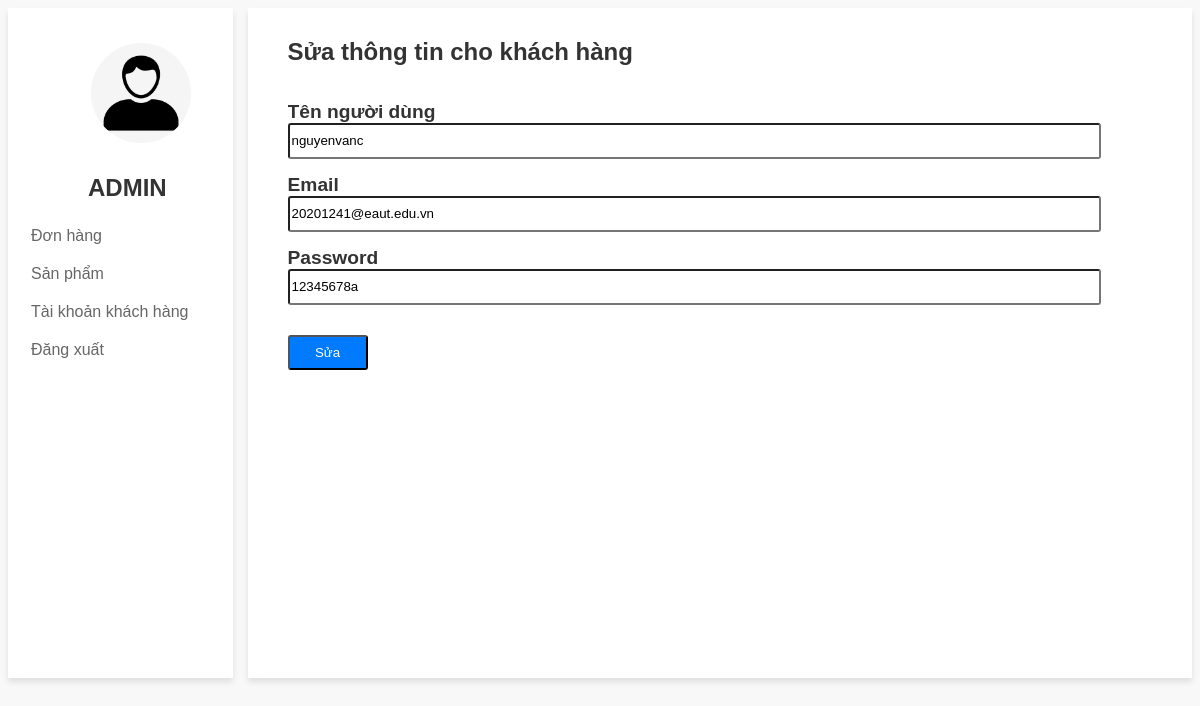
Page /INTERFACE/giaoDien/CRUD2/indexuser.php?page_layout=suauser&id=2 on the committed database.
### tables this page shows
CREATE TABLE `user` (
  `user_id` int(11) NOT NULL,
  `user_name` varchar(255) NOT NULL,
  `email` varchar(255) NOT NULL,
  `password` varchar(255) NOT NULL,
  `repassword` varchar(255) NOT NULL,
  `trang_thai` tinyint(1) NOT NULL
);

### INTERFACE/giaoDien/CRUD2/users/suauser.php (the view, shortened to what this page needs)
<?php
    $id = $_GET['id'];
    $sql_up = "SELECT * FROM user WHERE user_id = $id";
    $query_up = mysqli_query($connect, $sql_up);
    $row_up = mysqli_fetch_assoc($query_up);
?>
<div class="wapper_container">
    <div class="sidebar">
        <h2>
            <a href="admin.php">
                <img src="./img/adminn.jpg" alt="">
            </a>
            <h2 style="margin-left: 70px;" >ADMIN</h2>
        </h2>
        <ul>
            <li><a href="./sanpham/danhsach.php">Đơn hàng</a></li>
            <li><a href="index.php?page_layout=danhsach">Sản phẩm</a></li>
            <li><a href="indexuser.php?page_layout=lietke">Tài khoản khách hàng</a></li>
            <li><a href="../views/index.php">Đăng xuất</a></li>
        </ul>
    </div>
    <div class="container_add">
        <div class="card">
            <div class="card-header">
                <h2>Sửa thông tin cho khách hàng</h2>
            </div>
            <div class="card-body">
                <form method="POST" >
                    <div class="from-group">
                        <label for="">
                            Tên người dùng
                        </label>
                        <input type="text" class="form-control" name="user_name" required value="<?php echo $row_up['user_name']; ?>">
                    </div>
                    <div class="from-group">
                        <label for="">
                            Email
                        </label>
                        <input type="text" class="form-control" name="email" required value="<?php echo $row_up['email']; ?>">
                    </div>
                    <div class="from-group">
                        <label for="">
                            Password
                        </label>
                        <input type="text" class="form-control" name="password" required value="<?php echo $row_up['password']; ?>">
                    </div>
                    <button type="submit" class="btn btn-primary" name="sbm">Sửa</button>
                </form>
            </div>
        </div>
    </div>
</div>

### INTERFACE/giaoDien/CRUD2/mains.css (style rules this page uses)
body { font-family: Arial, sans-serif; color: #333; background-color: #f8f8f8; }
.wapper_container { display: flex; }
.container_add { margin-left: 15px; width: 1130px; padding: 10px; background-color: #fff; box-shadow: 0 4px 6px rgba(0, 0, 0, 0.1); height: 650px; margin-left: 15px; }
.card { margin-left: 30px; }
.card-body { margin-top: 35px; width: 100%; overflow-x: auto; height: 500px; }
.form-control { width: 90%; height: 30px; border-radius: 3px; }
.from-group { margin-bottom: 15px; }
.from-group label { font-size: larger; font-weight: 600; display: block; }
.card-body button { width: 80px; height: 35px; margin-top: 15px; border-radius: 3px; background: #007bff; color: white; }
.btn { width: 50px; height: 30px; }
.sidebar { width: 250px; padding: 10px; background-color: #fff; box-shadow: 0 4px 6px rgba(0, 0, 0, 0.1); }
.sidebar h2 { align-items: center; }
.sidebar h2 img { width: 100px; height: 100px; margin-left: 60px; border-radius: 50px; }
.sidebar ul { list-style: none; margin: 0; padding: 0; }
.sidebar li { margin-bottom: 10px; }
.sidebar a { display: block; padding: 5px 10px; color: #666; text-decoration: none; border-left: 3px solid transparent; transition: border-left-color 0.2s ease-in-out; }

### rows in the picture
user: user_name "nguyenvanc", email "20201241@eaut.edu.vn", password "12345678a"
